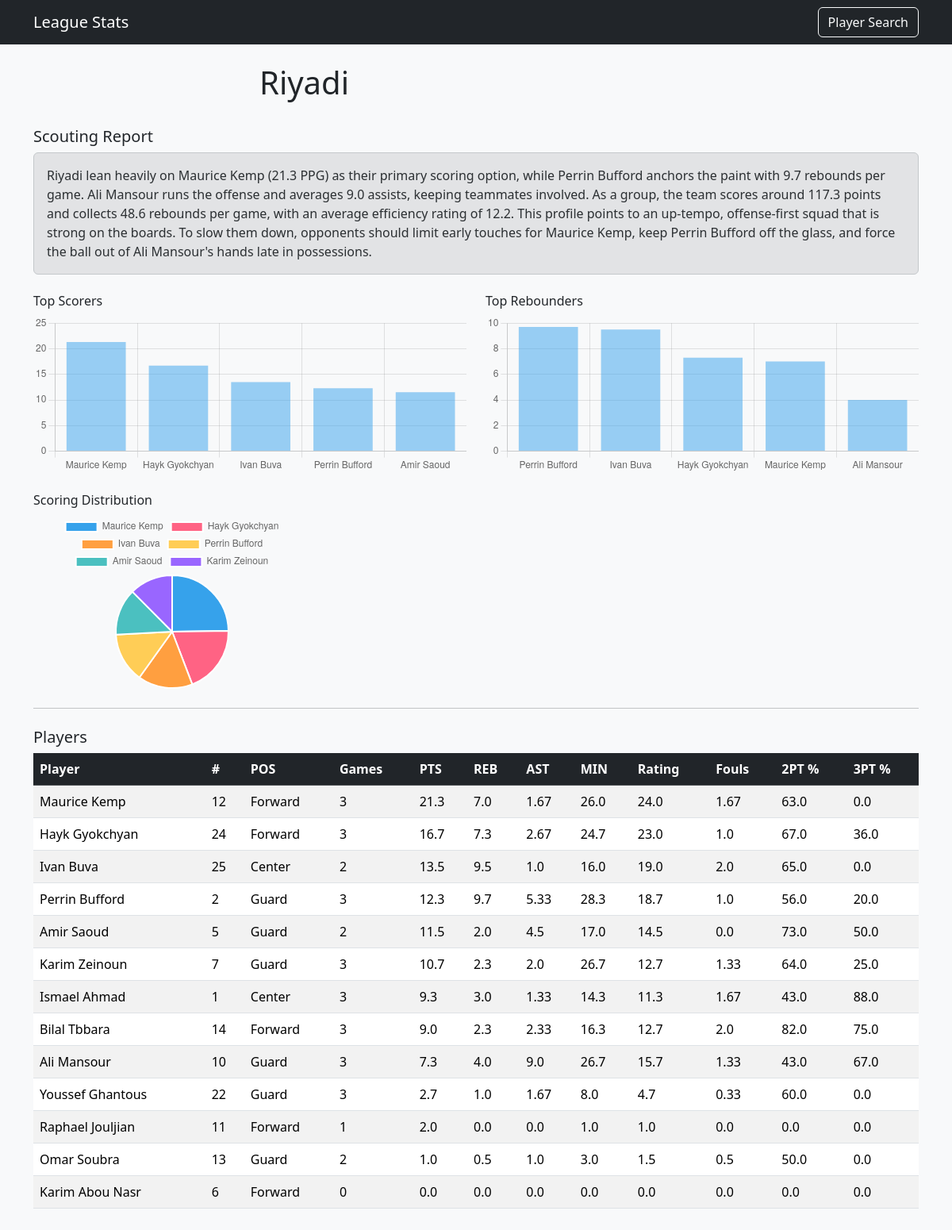
The page /team/2/ on the database its author committed.
### stats/models.py (models this page shows, shortened)
class Team(models.Model):
    name = models.CharField(max_length=100)
    logo = models.ImageField(upload_to="team_logos/", blank=True, null=True)

class Player(models.Model):
    POSITION_CHOICES = [
        ("Guard", "Guard"),
        ("Forward", "Forward"),
        ("Center", "Center"),
        ("Guard / Forward", "Guard / Forward"),
        ("Forward / Center", "Forward / Center"),
    ]
    team = models.ForeignKey(Team, on_delete=models.CASCADE)
    name = models.CharField(max_length=100)
    number = models.PositiveIntegerField()
    position = models.CharField(max_length=20, choices=POSITION_CHOICES)
    games = models.IntegerField(null=True, blank=True)
    minutes_per_game = models.FloatField(null=True, blank=True)
    points_per_game = models.FloatField(null=True, blank=True)
    rebounds_per_game = models.FloatField(null=True, blank=True)
    assists_per_game = models.FloatField(null=True, blank=True)
    steals_per_game = models.FloatField(null=True, blank=True)
    blocks_per_game = models.FloatField(null=True, blank=True)
    fouls_per_game = models.FloatField(null=True, blank=True)
    turnovers_per_game = models.FloatField(null=True, blank=True)
    two_points_pct = models.FloatField(null=True, blank=True)
    three_points_pct = models.FloatField(null=True, blank=True)
    rating = models.FloatField(null=True, blank=True)

### stats/views.py (the view)
# urls.py: path("team/<int:team_id>/", views.team_detail, name="team_detail"),
def team_detail(request, team_id):
    team = get_object_or_404(Team, pk=team_id)
    players = Player.objects.filter(team=team)
    top_scorers = players.order_by("-points_per_game")[:5]
    scorers_names = [p.name for p in top_scorers]
    scorers_points = [float(p.points_per_game or 0) for p in top_scorers]
    top_rebounders = players.order_by("-rebounds_per_game")[:5]
    rebound_names = [p.name for p in top_rebounders]
    rebound_values = [float(p.rebounds_per_game or 0) for p in top_rebounders]
    pie_players = players.order_by("-points_per_game")[:6]
    pie_labels = [p.name for p in pie_players]
    pie_values = [float(p.points_per_game or 0) for p in pie_players]
    scouting_report = build_scouting_report(team, players)
    context = {
        "team": team,
        "players": players.order_by("-points_per_game"),
        "scouting_report": scouting_report,
        "scorers_names": scorers_names,
        "scorers_points": scorers_points,
        "rebound_names": rebound_names,
        "rebound_values": rebound_values,
        "pie_labels": pie_labels,
        "pie_values": pie_values,
    }
    return render(request, "stats/team_detail.html", context)

### stats/templatetags/custom_filters.py (called while the page is built)
@register.filter
def mul100(value):
    try:
        return float(value) * 100.0
    except (TypeError, ValueError):
        return 0.0

### stats/templates/stats/team_detail.html (shortened to what this page needs)
{% extends "stats/base.html" %}
{% load custom_filters %}
{% block content %}
<div class="row mb-4">
    <div class="col-md-3 text-center">
    </div>
    <div class="col-md-9">
        <h1>{{ team.name }}</h1>
    </div>
</div>
<section class="mb-4">
    <h2 class="h5">Scouting Report</h2>
    <div class="alert alert-secondary" role="alert">
        {{ scouting_report }}
    </div>
</section>
<section class="mb-4">
    <div class="row g-4">
        <div class="col-md-6">
            <h4 class="h6">Top Scorers</h4>
            <div style="height: 200px;">
                <canvas id="scorersChart"></canvas>
            </div>
        </div>
        <div class="col-md-6">
            <h4 class="h6">Top Rebounders</h4>
            <div style="height: 200px;">
                <canvas id="reboundChart"></canvas>
            </div>
        </div>
    </div>
</section>
<section class="mb-4">
    <div class="row">
        <div class="col-md-6">
            <h4 class="h6">Scoring Distribution</h4>
            <div style="height: 220px; max-width: 350px;">
                <canvas id="pieChart"></canvas>
            </div>
        </div>
    </div>
</section>
<hr class="my-4">
<h3 class="h5">Players</h3>
<div class="table-responsive">
    <table class="table table-striped align-middle">
        <thead class="table-dark">
            <tr>
                <th>Player</th>
                <th>#</th>
                <th>POS</th>
                <th>Games</th>
                <th>PTS</th>
                <th>REB</th>
                <th>AST</th>
                <th>MIN</th>
                <th>Rating</th>
                <th>Fouls</th>
                <th>2PT %</th>
                <th>3PT %</th>
            </tr>
        </thead>
        <tbody>
            {% for p in players %}
                <tr>
                    <td>{{ p.name }}</td>
                    <td>{{ p.number }}</td>
                    <td>{{ p.position }}</td>
                    <td>{{ p.games }}</td>
                    <td>{{ p.points_per_game }}</td>
                    <td>{{ p.rebounds_per_game }}</td>
                    <td>{{ p.assists_per_game }}</td>
                    <td>{{ p.minutes_per_game }}</td>
                    <td>{{ p.rating }}</td>
                    <td>{{ p.fouls_per_game }}</td>
                    <td>{{ p.two_points_pct|mul100|floatformat:1 }}</td>
                    <td>{{ p.three_points_pct|mul100|floatformat:1 }}</td>
                </tr>
            {% empty %}
                <tr>
                    <td colspan="12" class="text-center">No players for this team.</td>
                </tr>
            {% endfor %}
        </tbody>
    </table>
</div>
<script>
    // Charts (unchanged)
    const scorersCtx = document.getElementById('scorersChart');
    if (scorersCtx) {
        new Chart(scorersCtx, {
            type: 'bar',
            data: {
                labels: {{ scorers_names|safe }},
                datasets: [{ data: {{ scorers_points|safe }} }]
            },
            options: { plugins: { legend: { display: false } }, responsive: true, maintainAspectRatio: false }
        });
    }
    const reboundCtx = document.getElementById('reboundChart');
    if (reboundCtx) {
        new Chart(reboundCtx, {
            type: 'bar',
            data: {
                labels: {{ rebound_names|safe }},
                datasets: [{ data: {{ rebound_values|safe }} }]
            },
            options: { plugins: { legend: { display: false } }, responsive: true, maintainAspectRatio: false }
        });
    }
    const pieCtx = document.getElementById('pieChart');
    if (pieCtx) {
        new Chart(pieCtx, {
            type: 'pie',
            data: {
                labels: {{ pie_labels|safe }},
                datasets: [{ data: {{ pie_values|safe }} }]
            },
            options: { responsive: true, maintainAspectRatio: false }
        });
    }
</script>
{% endblock %}

### rows shown on the page
Team: name "Riyadi"
Player: name "Maurice Kemp", number "12", position "Forward", games "3", points_per_game "21.3", rebounds_per_game "7.0", assists_per_game "1.67", minutes_per_game "26.0", rating "24.0", fouls_per_game "1.67", two_points_pct|mul100 "63.0", three_points_pct|mul100 "0.0"
Player: name "Hayk Gyokchyan", number "24", position "Forward", games "3", points_per_game "16.7", rebounds_per_game "7.3", assists_per_game "2.67", minutes_per_game "24.7", rating "23.0", fouls_per_game "1.0", two_points_pct|mul100 "67.0", three_points_pct|mul100 "36.0"
Player: name "Ivan Buva", number "25", position "Center", games "2", points_per_game "13.5", rebounds_per_game "9.5", assists_per_game "1.0", minutes_per_game "16.0", rating "19.0", fouls_per_game "2.0", two_points_pct|mul100 "65.0", three_points_pct|mul100 "0.0"
Player: name "Perrin Bufford", number "2", position "Guard", games "3", points_per_game "12.3", rebounds_per_game "9.7", assists_per_game "5.33", minutes_per_game "28.3", rating "18.7", fouls_per_game "1.0", two_points_pct|mul100 "56.0", three_points_pct|mul100 "20.0"
Player: name "Amir Saoud", number "5", position "Guard", games "2", points_per_game "11.5", rebounds_per_game "2.0", assists_per_game "4.5", minutes_per_game "17.0", rating "14.5", fouls_per_game "0.0", two_points_pct|mul100 "73.0", three_points_pct|mul100 "50.0"
Player: name "Karim Zeinoun", number "7", position "Guard", games "3", points_per_game "10.7", rebounds_per_game "2.3", assists_per_game "2.0", minutes_per_game "26.7", rating "12.7", fouls_per_game "1.33", two_points_pct|mul100 "64.0", three_points_pct|mul100 "25.0"
Player: name "Ismael Ahmad", number "1", position "Center", games "3", points_per_game "9.3", rebounds_per_game "3.0", assists_per_game "1.33", minutes_per_game "14.3", rating "11.3", fouls_per_game "1.67", two_points_pct|mul100 "43.0", three_points_pct|mul100 "88.0"
Player: name "Bilal Tbbara", number "14", position "Forward", games "3", points_per_game "9.0", rebounds_per_game "2.3", assists_per_game "2.33", minutes_per_game "16.3", rating "12.7", fouls_per_game "2.0", two_points_pct|mul100 "82.0", three_points_pct|mul100 "75.0"
Player: name "Ali Mansour", number "10", position "Guard", games "3", points_per_game "7.3", rebounds_per_game "4.0", assists_per_game "9.0", minutes_per_game "26.7", rating "15.7", fouls_per_game "1.33", two_points_pct|mul100 "43.0", three_points_pct|mul100 "67.0"
Player: name "Youssef Ghantous", number "22", position "Guard", games "3", points_per_game "2.7", rebounds_per_game "1.0", assists_per_game "1.67", minutes_per_game "8.0", rating "4.7", fouls_per_game "0.33", two_points_pct|mul100 "60.0", three_points_pct|mul100 "0.0"
Player: name "Raphael Jouljian", number "11", position "Forward", games "1", points_per_game "2.0", rebounds_per_game "0.0", assists_per_game "0.0", minutes_per_game "1.0", rating "1.0", fouls_per_game "0.0", two_points_pct|mul100 "0.0", three_points_pct|mul100 "0.0"
Player: name "Omar Soubra", number "13", position "Guard", games "2", points_per_game "1.0", rebounds_per_game "0.5", assists_per_game "1.0", minutes_per_game "3.0", rating "1.5", fouls_per_game "0.5", two_points_pct|mul100 "50.0", three_points_pct|mul100 "0.0"
Player: name "Karim Abou Nasr", number "6", position "Forward", games "0", points_per_game "0.0", rebounds_per_game "0.0", assists_per_game "0.0", minutes_per_game "0.0", rating "0.0", fouls_per_game "0.0", two_points_pct|mul100 "0.0", three_points_pct|mul100 "0.0"

### other values the page prints
chart data {{ scorers_names|safe }} ['Maurice Kemp', 'Hayk Gyokchyan', 'Ivan Buva', 'Perrin Bufford', 'Amir Saoud']
chart data {{ scorers_points|safe }} [21.3, 16.7, 13.5, 12.3, 11.5]
chart data {{ rebound_names|safe }} ['Perrin Bufford', 'Ivan Buva', 'Hayk Gyokchyan', 'Maurice Kemp', 'Ali Mansour']
chart data {{ rebound_values|safe }} [9.7, 9.5, 7.3, 7.0, 4.0]
